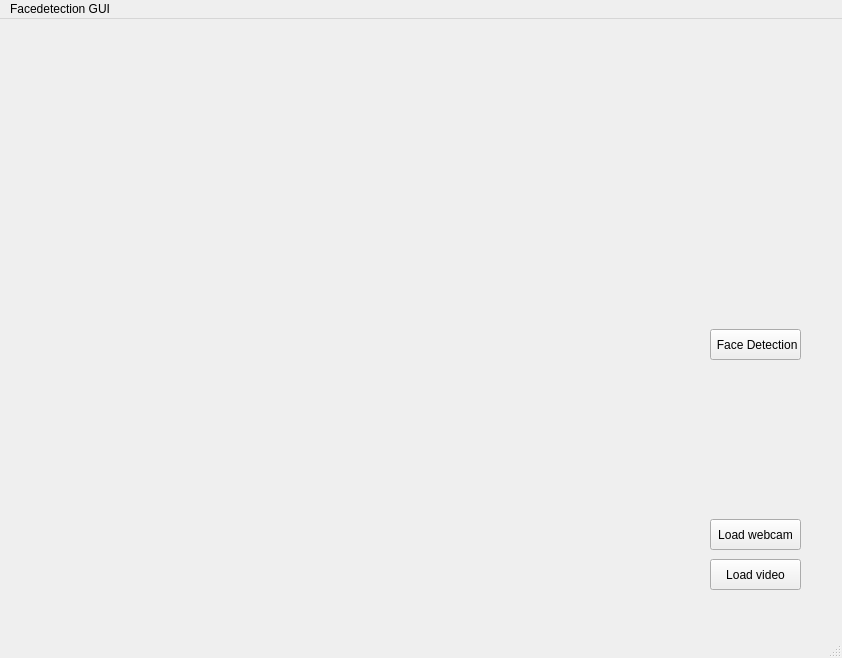
<?xml version="1.0" encoding="UTF-8"?>
<ui version="4.0">
 <class>MainWindow</class>
 <widget class="QMainWindow" name="MainWindow">
  <property name="geometry">
   <rect>
    <x>0</x>
    <y>0</y>
    <width>842</width>
    <height>658</height>
   </rect>
  </property>
  <property name="windowTitle">
   <string>MainWindow</string>
  </property>
  <widget class="QWidget" name="centralwidget">
   <widget class="QPushButton" name="pushButton">
    <property name="geometry">
     <rect>
      <x>710</x>
      <y>540</y>
      <width>91</width>
      <height>31</height>
     </rect>
    </property>
    <property name="text">
     <string>Load video</string>
    </property>
   </widget>
   <widget class="QPushButton" name="pushButton_2">
    <property name="geometry">
     <rect>
      <x>710</x>
      <y>500</y>
      <width>91</width>
      <height>31</height>
     </rect>
    </property>
    <property name="text">
     <string>Load webcam</string>
    </property>
   </widget>
   <widget class="QPushButton" name="pushButton_3">
    <property name="geometry">
     <rect>
      <x>710</x>
      <y>310</y>
      <width>91</width>
      <height>31</height>
     </rect>
    </property>
    <property name="text">
     <string> Face Detection</string>
    </property>
   </widget>
   <widget class="QLabel" name="label_webcam">
    <property name="geometry">
     <rect>
      <x>30</x>
      <y>80</y>
      <width>621</width>
      <height>481</height>
     </rect>
    </property>
    <property name="text">
     <string/>
    </property>
   </widget>
  </widget>
  <widget class="QMenuBar" name="menubar">
   <property name="geometry">
    <rect>
     <x>0</x>
     <y>0</y>
     <width>842</width>
     <height>20</height>
    </rect>
   </property>
   <widget class="QMenu" name="menusfdgsfsdf_w">
    <property name="title">
     <string>Facedetection GUI</string>
    </property>
    <addaction name="actionfgf"/>
    <addaction name="actionSavedclips"/>
    <addaction name="actionHistogram"/>
   </widget>
   <addaction name="menusfdgsfsdf_w"/>
  </widget>
  <widget class="QStatusBar" name="statusbar"/>
  <action name="actionfgf">
   <property name="text">
    <string>fgf</string>
   </property>
  </action>
  <action name="actionSavedclips">
   <property name="text">
    <string>Savedclips</string>
   </property>
  </action>
  <action name="actionHistogram">
   <property name="text">
    <string>Histogram</string>
   </property>
  </action>
 </widget>
 <resources/>
 <connections/>
</ui>
